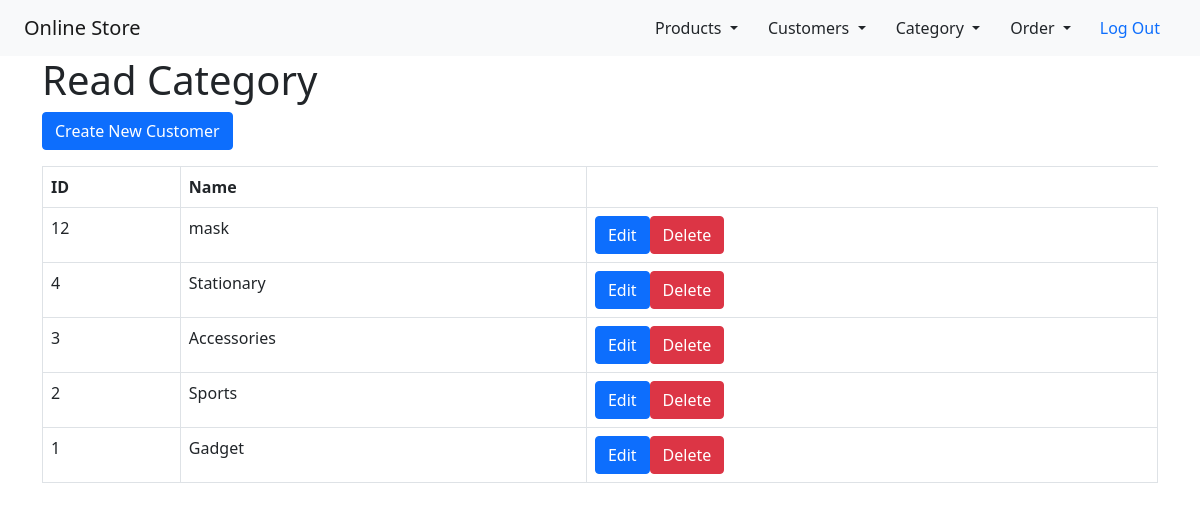
The page /category_index.php (signed in) on the database its author committed.
### tables this page shows
CREATE TABLE `category` (
  `id` int(50) NOT NULL,
  `name` varchar(50) NOT NULL
);

### category_index.php (the view, shortened to what this page needs)
<!DOCTYPE HTML>
<html>
<head>
    <link href="https://cdn.jsdelivr.net/npm/bootstrap@5.1.3/dist/css/bootstrap.min.css" rel="stylesheet">
</head>
<body>
    <?php include 'header.php';?>
    <div class="container">
        <div class="page-header">
            <h1>Read Category</h1>
        </div>
        <?php
        include 'config/database.php';
        $query = "SELECT id, name FROM category ORDER BY id DESC";
        $stmt = $con->prepare($query);
        $stmt->execute();
        $num = $stmt->rowCount();
        echo "<a href='category_create.php' class='btn btn-primary m-b-1em mb-3'>Create New Customer</a>";
        if ($num > 0) {
            echo "<table class='table table-hover table-responsive table-bordered'>";
            echo "<tr>";
            echo "<th>ID</th>";
            echo "<th>Name</th>";
            echo "</tr>";
            while ($row = $stmt->fetch(PDO::FETCH_ASSOC)) {
                extract($row);
                echo "<tr>";
                echo "<td>{$id}</td>";
                echo "<td>{$name}</td>";
                echo "<td>";
                echo "<a href='category_update.php?id={$id}' class='btn btn-primary m-r-1em'>Edit</a>";
                echo '<a href="javascript: void(0)" onclick="delete_user('.$id.');"  class="btn btn-danger">Delete</a>';
                echo "</td>";
                echo "</tr>";
            }
            echo "</table>";
        }
        else {
            echo "<div class='alert alert-danger'>No records found.</div>";
        }
        ?>
    </div>
</body>
</html>

### rows shown on the page
category: id "12", name "mask"
category: id "4", name "Stationary"
category: id "3", name "Accessories"
category: id "2", name "Sports"
category: id "1", name "Gadget"
